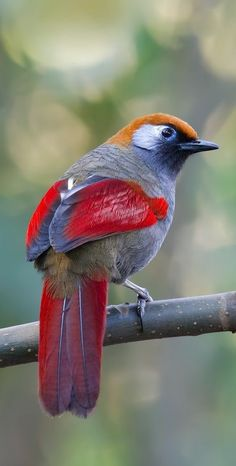
#> input picture task-4/bird.jpg, 236 x 466 px
$ jupyter execute 'Image To Pencil Sketch.ipynb'
#> lines starting #> are read from the running program, lines starting #| are printed output that depends on the picture
[cell 1]
import cv2

[cell 2]
image1 = cv2.imread("bird.jpg")
#> image1 is the input picture: shape (466, 236, 3); mean B, G, R 115.7, 126.7, 130.4
cv2.imshow("Beautiful Bird", image1)
cv2.waitKey(0)

[cell 3]
image2 = cv2.imread("kid.jpg")
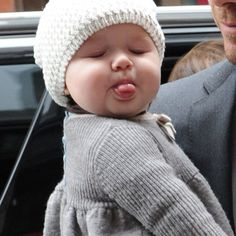
#> input picture task-4/kid.jpg, 236 x 236 px
#> image2 is the input picture: shape (236, 236, 3); mean B, G, R 123.7, 122.8, 128.5
cv2.imshow("kid", image2)
cv2.waitKey(0)

# Creating a new image by converting the original image to greyscale

[cell 4]
gray_image1 = cv2.cvtColor(image1, cv2.COLOR_BGR2GRAY)
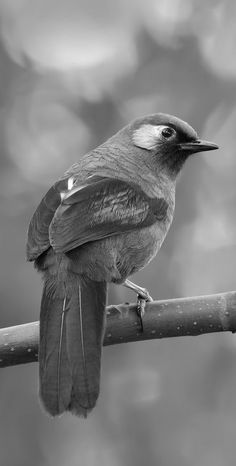
#> gray_image1: shape (466, 236); min 1, max 254, mean 126.5
cv2.imshow("New Beautiful Bird", gray_image1)
cv2.waitKey(0)

[cell 5]
gray_image2 = cv2.cvtColor(image2, cv2.COLOR_BGR2GRAY)
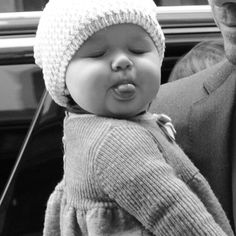
#> gray_image2: shape (236, 236); min 0, max 255, mean 124.6
cv2.imshow("New kid", gray_image2)
cv2.waitKey(0)

# Inverting the new grayscale image

[cell 6]
inverted_image1 = 255 - gray_image1
cv2.imshow("Inverted1", inverted_image1)
cv2.waitKey()

[cell 7]
inverted_image2 = 255 - gray_image2
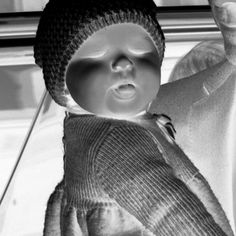
#> inverted_image2: shape (236, 236); min 0, max 255, mean 130.4
cv2.imshow("Inverted2", inverted_image2)
cv2.waitKey()

# Bluring the image by using the Gaussian Function in OpenCV

[cell 8]
blurred1 = cv2.GaussianBlur(inverted_image1, (21, 21), 0)
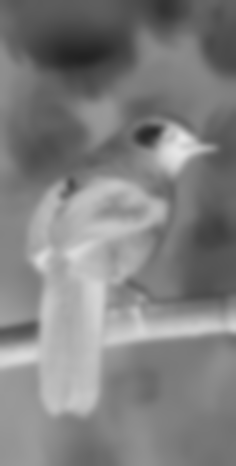
#> blurred1: shape (466, 236); min 34, max 229, mean 128.5

[cell 9]
blurred2 = cv2.GaussianBlur(inverted_image2, (21, 21), 0)
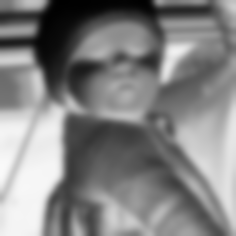
#> blurred2: shape (236, 236); min 0, max 249, mean 130.4

# Inverting the blurred image and then we can easily convert the image into a pencil sketch

[cell 10]
inverted_blurred1 = 255 - blurred1
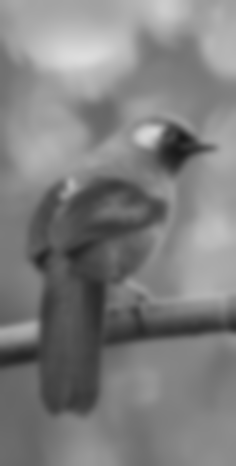
#> inverted_blurred1: shape (466, 236); min 26, max 221, mean 126.5
pencil_sketch1 = cv2.divide(gray_image1, inverted_blurred1, scale=256.0)
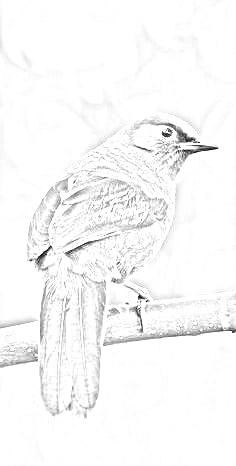
#> pencil_sketch1: shape (466, 236); min 4, max 255, mean 247.8
cv2.imshow("Sketch1", pencil_sketch1)
cv2.waitKey(0)

[cell 11]
inverted_blurred2 = 255 - blurred2
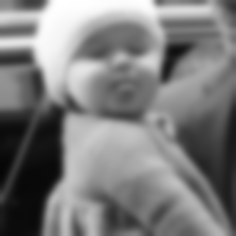
#> inverted_blurred2: shape (236, 236); min 6, max 255, mean 124.6
pencil_sketch2 = cv2.divide(gray_image2, inverted_blurred2, scale=256.0)
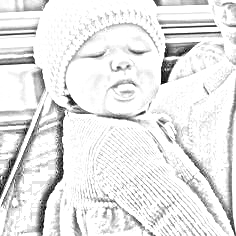
#> pencil_sketch2: shape (236, 236); min 0, max 255, mean 230.6
cv2.imshow("Sketch2", pencil_sketch2)
cv2.waitKey(0)
